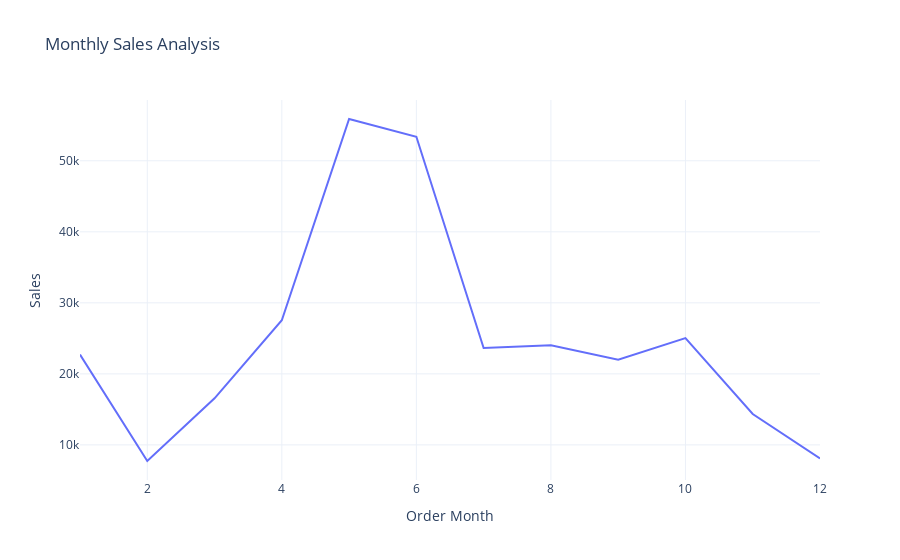

Notebook source saved alongside this figure:
### Code cell
sales_by_month = data.groupby('Order Month')['Sales'].sum().reset_index()
fig = px.line(sales_by_month, x = 'Order Month', y = 'Sales', title = 'Monthly Sales Analysis')
fig.show()

### Figure 1 — Plotly figure (JSON) as saved in the notebook; plotly's stock layout.template omitted (floating-point values rounded to 4 significant figures)
{"data": [{"hovertemplate": "Order Month=%{x}<br>Sales=%{y}<extra></extra>", "legendgroup": "", "line": {"color": "#636efa", "dash": "solid"}, "marker": {"symbol": "circle"}, "mode": "lines", "name": "", "orientation": "v", "showlegend": false, "type": "scatter", "x": [1, 2, 3, 4, 5, 6, 7, 8, 9, 10, 11, 12], "xaxis": "x", "y": [22730.0, 7733.0, 16560.0, 27550.0, 55880.0, 53380.0, 23650.0, 24030.0, 22010.0, 25030.0, 14350.0, 8093.0], "yaxis": "y"}], "layout": {"autosize": true, "legend": {"tracegroupgap": 0}, "title": {"text": "Monthly Sales Analysis"}, "xaxis": {"anchor": "y", "autorange": true, "domain": [0, 1], "range": [1, 12], "title": {"text": "Order Month"}, "type": "linear"}, "yaxis": {"anchor": "x", "autorange": true, "domain": [0, 1], "range": [5058.0, 58560.0], "title": {"text": "Sales"}, "type": "linear"}}}
